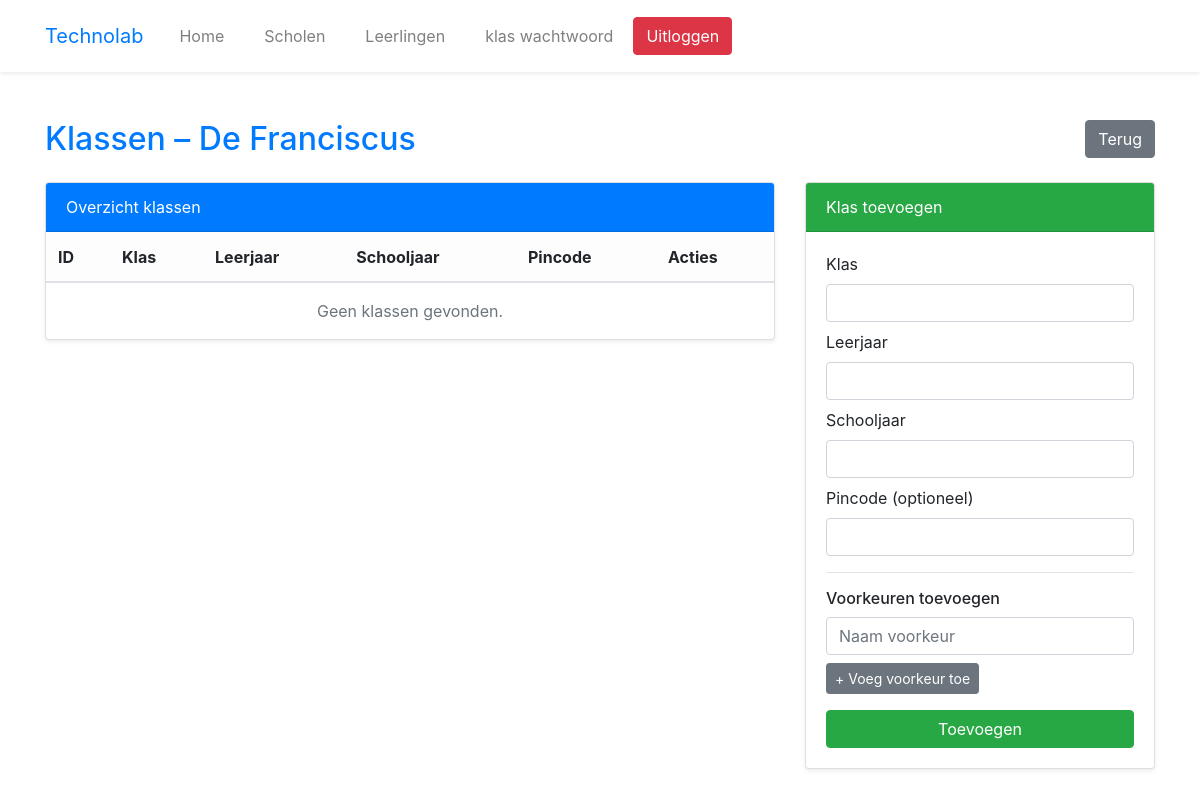
The page /klassen.php?school_id=3 (signed in) on the database as committed earlier.
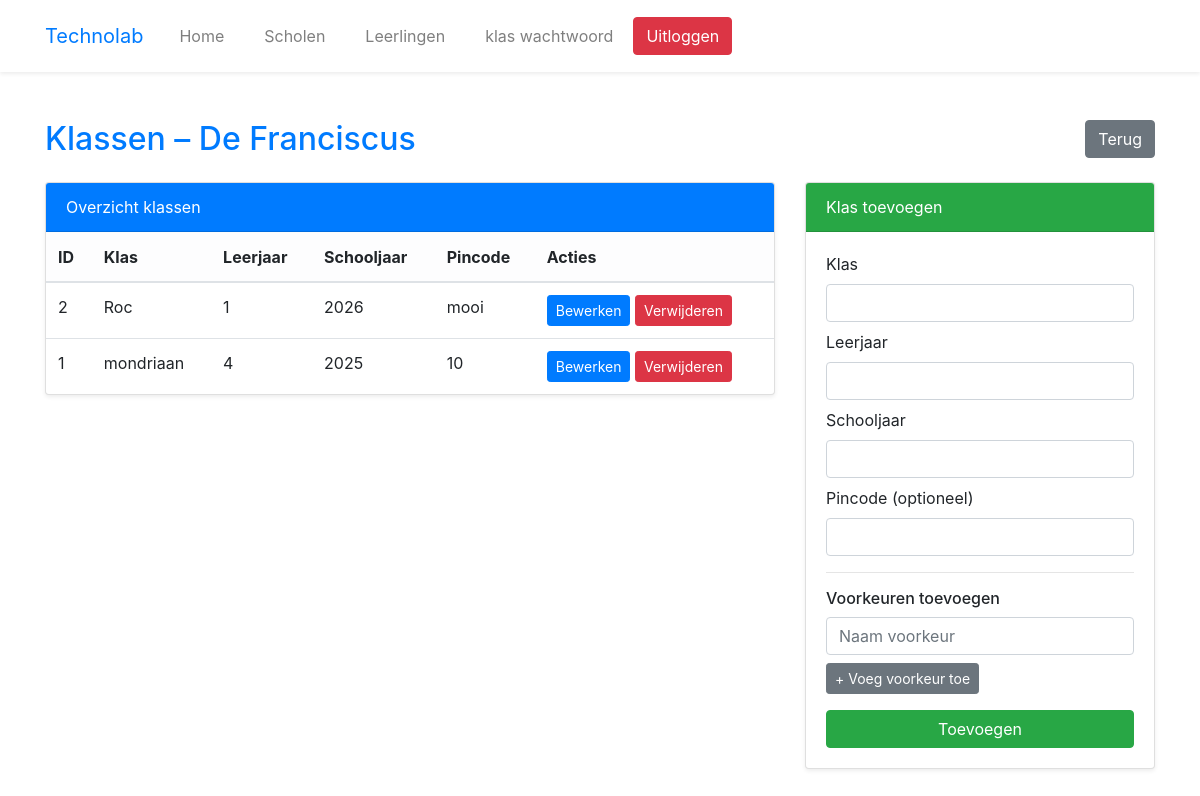
The same page on the database as committed later.
### tables this page shows
CREATE TABLE `school` (
  `school_id` smallint(6) NOT NULL,
  `schoolnaam` varchar(100) NOT NULL,
  `plaats` varchar(100) NOT NULL,
  `type_onderwijs` set('Primair Onderwijs','Voortgezet Onderwijs','MBO') DEFAULT NULL
);

CREATE TABLE `klas` (
  `klas_id` int(11) NOT NULL,
  `school_id` int(11) NOT NULL,
  `klasaanduiding` varchar(100) NOT NULL,
  `leerjaar` varchar(100) DEFAULT NULL,
  `schooljaar` varchar(100) NOT NULL,
  `pincode` varchar(50) DEFAULT NULL
);

### klassen.php (the view, shortened to what this page needs)
<?php
require 'includes/header.php';
$school_id = (int)$_GET['school_id'];
$stmt = $conn->prepare("SELECT schoolnaam FROM school WHERE school_id=?");
$stmt->bind_param("i", $school_id);
$stmt->execute();
$school = $stmt->get_result()->fetch_assoc();
$stmt = $conn->prepare("SELECT * FROM klas WHERE school_id=? ORDER BY leerjaar, klasaanduiding");
$stmt->bind_param("i", $school_id);
$stmt->execute();
$klassen = $stmt->get_result();
$highlight_id = isset($_GET['highlight']) ? (int)$_GET['highlight'] : null;
?>
<div class="container py-5">
    <div class="row mb-4">
        <div class="col d-flex justify-content-between align-items-center">
            <h2 class="fw-bold text-primary mb-0">Klassen – <?= htmlspecialchars($school['schoolnaam']) ?></h2>
            <a href="scholen.php" class="btn btn-secondary"><i class="bi bi-arrow-left"></i> Terug</a>
        </div>
    </div>
    <div class="row">
        <div class="col-lg-8">
            <div class="card shadow-sm mb-4">
                <div class="card-header bg-primary text-white fw-semibold">Overzicht klassen</div>
                <div class="card-body p-0">
                    <table class="table table-hover mb-0">
                        <thead class="table-light">
                        <tr>
                            <th>ID</th>
                            <th>Klas</th>
                            <th>Leerjaar</th>
                            <th>Schooljaar</th>
                            <th>Pincode</th>
                            <th class="text-end">Acties</th>
                        </tr>
                        </thead>
                        <tbody>
                        <?php if ($klassen->num_rows > 0): ?>
                            <?php while($row = $klassen->fetch_assoc()): ?>
                                <tr<?= $highlight_id === (int)$row['klas_id'] ? ' class="table-warning"' : '' ?>>
                                    <td><?= $row['klas_id'] ?></td>
                                    <td><?= htmlspecialchars($row['klasaanduiding']) ?></td>
                                    <td><?= htmlspecialchars($row['leerjaar']) ?></td>
                                    <td><?= htmlspecialchars($row['schooljaar']) ?></td>
                                    <td><?= htmlspecialchars($row['pincode']) ?></td>
                                    <td class="text-end">
                                        <a href="klassen.php?school_id=<?= $school_id ?>&edit=<?= $row['klas_id'] ?>" class="btn btn-primary btn-sm">
                                            <i class="bi bi-pencil-square"></i> Bewerken
                                        </a>
                                        <a href="klassen.php?school_id=<?= $school_id ?>&delete=<?= $row['klas_id'] ?>" class="btn btn-danger btn-sm" onclick="return confirm('Weet je zeker dat je deze klas wilt verwijderen?')">
                                            <i class="bi bi-trash"></i> Verwijderen
                                        </a>
                                    </td>
                                </tr>
                            <?php endwhile; ?>
                        <?php else: ?>
                            <tr><td colspan="6" class="text-center text-muted py-3">Geen klassen gevonden.</td></tr>
                        <?php endif; ?>
                        </tbody>
                    </table>
                </div>
            </div>
        </div>
        <div class="col-lg-4">
            <?php if (!isset($_GET['edit'])): ?>
                <div class="card shadow-sm">
                    <div class="card-header bg-success text-white fw-semibold">Klas toevoegen</div>
                    <div class="card-body">
                        <form method="post">
                            <div class="mb-2">
                                <label class="form-label">Klas</label>
                                <input type="text" name="klasaanduiding" class="form-control" required>
                            </div>
                            <div class="mb-2">
                                <label class="form-label">Leerjaar</label>
                                <input type="text" name="leerjaar" class="form-control" required>
                            </div>
                            <div class="mb-2">
                                <label class="form-label">Schooljaar</label>
                                <input type="text" name="schooljaar" class="form-control" required>
                            </div>
                            <div class="mb-2">
                                <label class="form-label">Pincode (optioneel)</label>
                                <input type="text" name="pincode" class="form-control">
                            </div>
                            <hr>
                            <h6>Voorkeuren toevoegen</h6>
                            <div id="voorkeurenWrapper">
                                <div class="mb-2">
                                    <input type="text" name="voorkeuren[]" class="form-control" placeholder="Naam voorkeur">
                                </div>
                            </div>
                            <button type="button" class="btn btn-secondary btn-sm mb-3" onclick="addVoorkeur()">+ Voeg voorkeur toe</button>
                            <button type="submit" name="add" class="btn btn-success w-100">Toevoegen</button>
                        </form>
                    </div>
                </div>
            <?php endif; ?>
        </div>
    </div>
</div>
<?php require 'includes/footer.php'; ?>

### includes/header.php (shortened to what this page needs)
<!DOCTYPE html>
<html lang="nl">
<head>
    <link rel="stylesheet" href="https://stackpath.bootstrapcdn.com/bootstrap/4.4.1/css/bootstrap.min.css">
</head>
<?php require 'nav.php'; ?>
<body>

### includes/nav.php (shortened to what this page needs)
<nav class="navbar navbar-expand-lg navbar-light bg-white shadow-sm py-3">
    <div class="container">
        <a class="navbar-brand fw-bold text-primary" href="/TTR/index.php">
            <i class="bi bi-mortarboard-fill me-2 fs-3"></i>Technolab
        </a>
        <div class="collapse navbar-collapse" id="navbarNav">
            <?php if (isset($_SESSION['admin_id'])): ?>
                <ul class="navbar-nav me-auto mb-2 mb-lg-0">
                    <li class="nav-item mx-1">
                        <a class="nav-link px-3 rounded-pill <?php if (basename($_SERVER['PHP_SELF']) == 'index.php') echo ' active'; ?>" href="/TTR/index.php">Home</a>
                    </li>
                    <li class="nav-item mx-1">
                        <a class="nav-link px-3 rounded-pill <?php if (basename($_SERVER['PHP_SELF']) == 'scholen.php') echo ' active'; ?>" href="/TTR/scholen.php">Scholen</a>
                    </li>
                    <li class="nav-item mx-1">
                        <a class="nav-link px-3 rounded-pill <?php if (basename($_SERVER['PHP_SELF']) == 'leerlingen.php') echo ' active'; ?>" href="/TTR/leerlingen.php">Leerlingen</a>
                    </li>
                    <li class="nav-item mx-1">
                        <a class="nav-link px-3 rounded-pill <?php if (basename($_SERVER['PHP_SELF']) == 'klas_login.php') echo ' active'; ?>" href="/TTR/klas_login.php">klas wachtwoord</a>
                    </li>
                </ul>
                <div class="d-flex ms-auto">
                    <a href="uitloggen.php" class="btn btn-danger">Uitloggen</a>
                </div>
            <?php endif; ?>
        </div>
    </div>
</nav>

Rows that differ between the two databases and show on the page:
now on this page (row edited): klas: klas_id "2", klasaanduiding "Roc", leerjaar "1", schooljaar "2026", pincode "mooi"
now on this page (row edited): klas: klas_id "1", klasaanduiding "mondriaan", leerjaar "4", schooljaar "2025", pincode "10"
Other text that changed with them:
text no longer shown: "Geen klassen gevonden."
